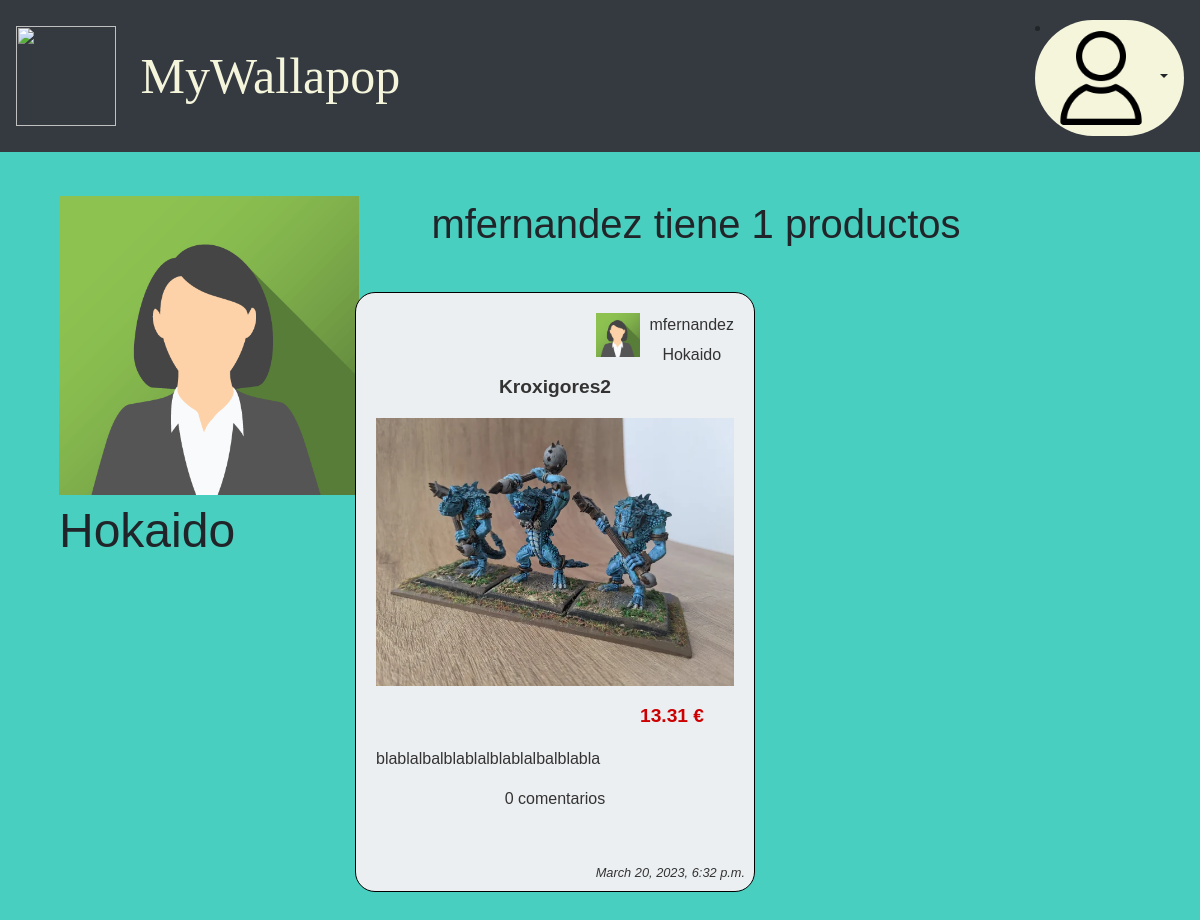
The page /playground/author/2/ on the database as committed earlier.
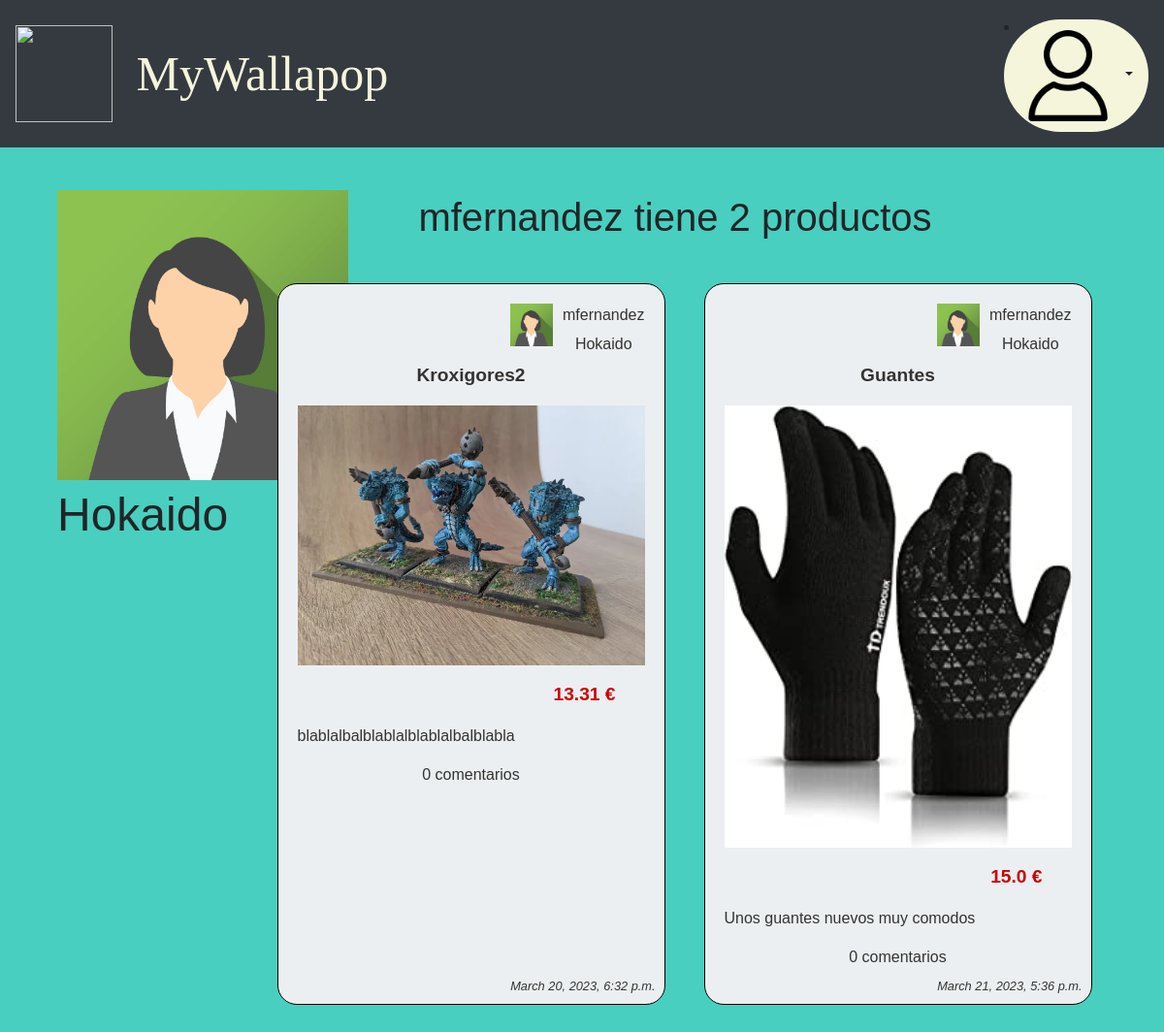
The same page on the database as committed later.
### playground/models.py (models this page shows, shortened)
class User(models.Model):
    id = models.AutoField(primary_key=True)
    username = models.CharField(max_length=30)
    password = models.CharField(max_length=30)
    description = models.CharField(max_length=30)
    city = models.CharField(max_length=30)
    avatar = models.CharField(max_length=100)

class Product(models.Model):
    id = models.AutoField(primary_key=True)
    name = models.CharField(max_length=30, unique=True)
    price = models.FloatField()
    description = models.CharField(max_length=300)
    image = models.CharField(max_length=100)
    date_created = models.DateTimeField(auto_now_add=True)
    author = models.ForeignKey(User, null=True, on_delete=models.SET_NULL)
    def getComments(self):
        return Comment.objects.filter(product=self.id).all()

### playground/views.py (the view)
# urls.py: path('author/<int:author_id>/', views.author, name='author'),
def author(request, author_id):
    author = User.objects.get(id = author_id)
    usersession = request.session.get('usersession','')
    products = Product.objects.filter(author=author).all()
    plen = len(products)
    for p in products:
        num_comments = len(p.getComments())
        comments = p.getComments()
        p = p.__dict__
        p['comments_len'] = num_comments
        p['comments'] = comments
    return render(request, 'author.html',
            {
            'author': author, 'plen': plen ,
            'products': products,
            'usersession': usersession
            }
    )

### playground/templates/author.html (shortened to what this page needs)
<!DOCTYPE html>
<html>
    {% load static %}
    <head>
        <link rel="stylesheet" type="text/css" href="{% static '/css/bootstrap.css' %}" >
        <link rel="stylesheet" type="text/css" href="{% static '/css/main.css' %}" >
        <link rel="stylesheet" type="text/css" href="{% static '/css/author.css' %}" >
        <link rel="stylesheet" type="text/css" href="{% static '/css/product.css' %}" >
        <link rel="stylesheet" type="text/css" href="{% static '/css/comment.css' %}" >
        <link rel="stylesheet" type="text/css" href="{% static '/css/login.css' %}" >
    </head>
    <body>
        {% include 'navbar.html' %}
        <div class="row m-4 product-single-block">
            <div class='col-2 product-card-nohover'>
                <div class="userinfo-card">
                    <img src="{% static '/img/'|add:author.avatar %}" />
                    <p>{{author.city}}</p>
                </div>
            </div>
            <div class="col-10">
                <h1 class="row m-4 justify-content-center">{{author.username}} tiene {{plen}} productos</h1>
                    <div class="mt-4 ml-1 row justify-content-center">
                        <div class="products-grid">
                            {% for i in products %}
                                {% include 'product-card.html' with product=i %}
                            {% endfor %}
                            </div>
                    </div>
            </div>
        </div>
    </body>
</html>

### playground/templates/navbar.html (shortened to what this page needs)
{% load static %}
<nav class="navbar  navbar-dark bg-dark">
    <a class="mylogo" class="navbar-brand" href="http://localhost:8000/playground/main_page/">
        <img src="{% static 'img/wallapop-logo.jpg' %}"/>
        <span>MyWallapop</span>
    </a>
        <li  class="nav-item dropdown my-2">
          <div class="login-icon" >
            <a class="nav-link dropdown-toggle" id="navbarDropdown" role="button" data-toggle="dropdown">
              <img src= "{% static 'img/empty-avatar.jpg' %}">
            </a>
            </div>
        </li>
</nav>

### playground/templates/product-card.html
{% load static %}
<div class='product-card'>
  <div class="author-mini-hover">
    {% include 'author_mini.html' with author=product.author %}
  </div>
  <div class='product-card-'>
    <a href="{% url 'single_product' product.id %}">
      <p class="product-name">{{ product.name }}</p>
      <img src= "{% static '/img/'|add:product.image %}" />
      <p class="product-price">{{ product.price }} €</p>
      <p class="product-description">{{ product.description }}</p>
      <p class="product-date">{{ product.date_created }}</p>
      <p class="product-comments-len"> {{product.comments_len}} comentarios</p>
    </a>
  </div>
</div>

### playground/templates/author_mini.html
{% load static %}
<a href="{% url 'author' author.id %}">
    <div class='author-mini'>
            <img src="{% static '/img/'|add:author.avatar %}" />
            <div>
                <p class="username">{{ author.username }}</p>
                <p class="city">{{ author.city }}</p>
            </div>
    </div>
</a>

### playground/static/css/main.css (style rules this page uses)
body { background-color: #13c1adc4; }
.mylogo img { height: 100px; width: 100px; overflow: auto; }
.mylogo span { font-size: 50px; margin: 20px; color: beige; vertical-align: middle; font-family: "Tahoma"; }
nav .login-icon { margin-top: -20px; border-radius: 150px; vertical-align: middle; justify-content: center; background-color: beige; }
nav .login-icon img { position: relative; overflow: auto; height: 100px; }
a:link { text-decoration: inherit; color: inherit; cursor: auto; }

### playground/static/css/author.css (style rules this page uses)
.author-mini { display: flex; height: 60px; width: 100%; margin: 0px; }
.author-mini img { margin-left: 210px; height: 60px; width: 60px; padding: 0px; max-width: 60px; overflow: auto; }
.author-mini p { height: 50%; margin: 0px; }
.userinfo-card { padding: 20px; }
.userinfo-card img { width: 300px; overflow: auto; }
.userinfo-card p { font-size: 3em; }

### playground/static/css/product.css (style rules this page uses)
div.product-card { background-color:#ECEFF1; min-height: 600px; width: 500px; overflow: hidden; border: 1px solid black; padding: 20px; margin: 20px; border-radius: 20px; }
.product-card img { object-fit: contain; width: 100%; }
div.products-grid { margin-left: 100px; margin-right: 100px; display: grid; grid-template-columns: 1fr 1fr 1fr; }
.product-card { font-family: Arial, sans-serif; color: #333; position: relative; }
.product-card { max-width: 400px; margin: 0 auto; text-align: center; padding: 1em; border: 1px solid #ccc; border-radius: 5px; }
.product-card img { max-width: 100%; height: auto; margin-bottom: 1em; }
.product-name { font-size: 1.2em; font-weight: bold; }
.product-price { font-size: 1.2em; margin-right: 30px; text-align: right; font-weight: bold; color: #c00; }
.product-description { margin-bottom: 1em; text-align: left; }
.product-date { font-style: italic; font-size: 0.8em; position: absolute; bottom: 0; right: 0; margin: 0.5em; padding: 0.2em; }

### playground/static/css/login.css (style rules this page uses)
body { font-family: Arial, Helvetica, sans-serif; }
* { box-sizing: border-box; }
a { color: dodgerblue; }

Rows that differ between the two databases and show on the page:
added Product: avatar (picture), {{ author.username }} "mfernandez", {{ author.city }} "Hokaido", name "Guantes", image (picture), price "15.0", description "Unos guantes nuevos muy comodos", date_created "March 21, 2023, 5:36 p.m.", comments_len "0"
Other text that changed with them:
{{ plen }}: "1" → "2"
